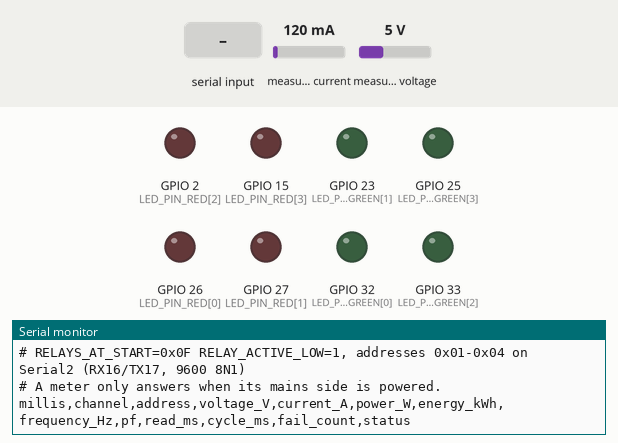
This sketch was run on a simulated ESP32. Parts: output pins drawn as LEDs (lit = HIGH), the last lines printed to the serial monitor. Wiring (inferred from the names in the program): MCP23017 port expander at I2C address 0x20. Inputs (shaded band) come from the test bench; at power-on: measured current 120 mA, measured voltage 5 V.

Above: at 1.2 s.
1.3 s: measured current set to 40 mA
At 3.4 s:
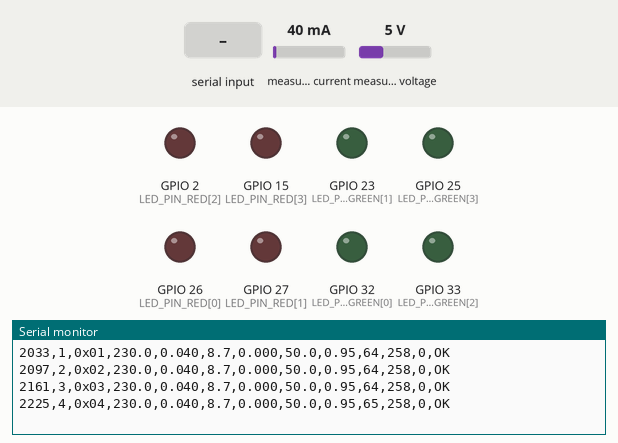
3.7 s: "all off\n" received over Serial
At 4.2 s:
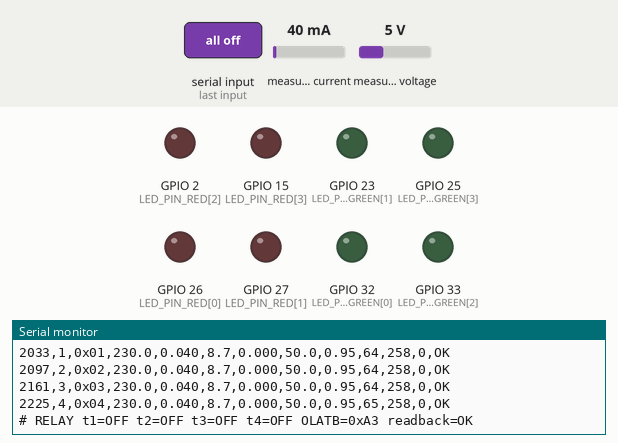
5.2 s: "on\n" received over Serial
At 5.8 s:
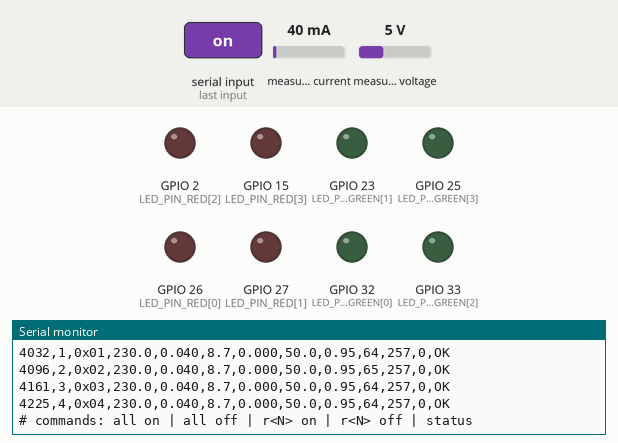
6.7 s: "status\n" received over Serial
At 8.0 s:
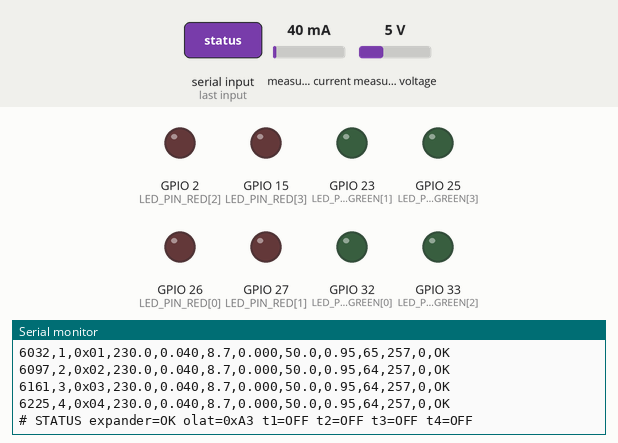
Timing chart, 0 to 9.2 s (numbered marks = the images above; inputs shaded):
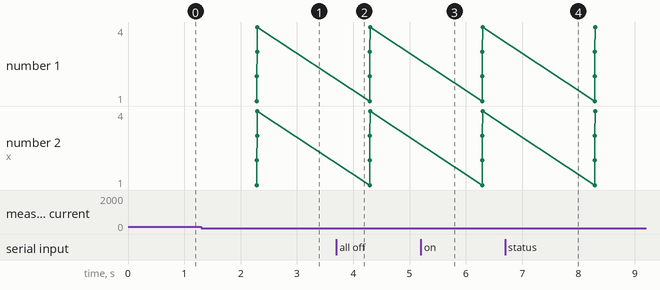

The sketch:

sensor_read.ino
```cpp
/*
 * sensor_read.ino
 * ---------------------------------------------------------------------------
 * Bench sketch: switch the tenant relays ON and read all 4 PZEM-004T meters
 * every 2 s. Results go to the Serial Monitor at 115200 baud.
 *
 * Thesis: IoT-Based Smart Energy Sub-Metering System with Programmable Unit
 *         Allocation for Multi-Tenant Buildings.
 *
 * No Wi-Fi, no web page, no Firebase, no balances. Wi-Fi stays off, which
 * also keeps the ESP32's supply current low.
 *
 * Hardware (docs/hardware_setup/HARDWARE_AND_PINS.md):
 *   Serial2 TX GPIO17 / RX GPIO16 -> all PZEM RX / TX (9600 8N1, 0x01-0x04)
 *   I2C SDA GPIO21 / SCL GPIO22   -> MCP23017 at 0x20
 *   MCP23017 GPB0, GPB1, GPB5, GPB7 -> relay IN1..IN4 (tenant 1..4)
 *   Relay inputs are active-LOW: a LOW input energises the relay and
 *   connects the tenant's load.
 *
 * Start-up order: relays forced OFF (safe init), then the relays in
 * RELAYS_AT_START are switched ON, then polling starts 2 s after boot.
 *
 * CSV output, same columns as the Test 1 sketch (pzem_multi_response), so
 * the log can go through tests/analysis:
 *   millis,channel,address,voltage_V,current_A,power_W,energy_kWh,
 *   frequency_Hz,pf,read_ms,cycle_ms,fail_count,status
 * Lines starting with '#' are comments (relay changes, summaries).
 *
 * Serial commands (type in the Serial Monitor, Enter to send):
 *   all on | all off     all 4 relays
 *   r<N> on | r<N> off   one relay, e.g. r2 off
 *   status               relay states and expander state
 * ---------------------------------------------------------------------------
 */

#include <Wire.h>
#include <PZEM004Tv30.h>

// ============================ USER SETTINGS ================================

// Relays switched ON at start-up. Bit 0 = tenant 1 ... bit 3 = tenant 4.
// 0x0F = all 4 tenants connected. 0x00 = all disconnected.
#define RELAYS_AT_START   0x0F

// Relay module input polarity. true = input LOW energises the relay.
#define RELAY_ACTIVE_LOW  true

// PZEM bus (Serial2).
#define PZEM_RX_PIN       16      // ESP32 RX <- PZEM TX
#define PZEM_TX_PIN       17      // ESP32 TX -> PZEM RX

// MCP23017.
#define I2C_SDA_PIN       21
#define I2C_SCL_PIN       22
#define I2C_FREQ_HZ       100000UL   // 100 kHz: more forgiving of weak pull-ups
#define I2C_TIMEOUT_MS    20
#define MCP_ADDR          0x20

// Timing.
#define POLL_INTERVAL_MS  2000UL     // one full poll of 4 meters every 2 s
#define I2C_RETRY_MS      1000UL     // retry a missing expander every 1 s
#define SUMMARY_EVERY     30         // '#' summary every 30 polls (1 min)

#define MONITOR_BAUD      115200
#define NUM_CHANNELS      4

// Status LED pins, only so the LEDs are held OFF (no floating pins).
const uint8_t LED_PIN_GREEN[NUM_CHANNELS] = {32, 23, 33, 25};
const uint8_t LED_PIN_RED[NUM_CHANNELS]   = {26, 27,  2, 15};

// ===========================================================================


// MCP23017 registers (IOCON.BANK = 0). Relays on port B, port A unused.
#define REG_IODIRA    0x00
#define REG_IODIRB    0x01
#define REG_GPINTENB  0x05   // IOCON when BANK = 1, see safeInit()
#define REG_IOCON     0x0A
#define REG_OLATB     0x15
#define IOCON_VALUE   0x20   // BANK = 0, SEQOP = 1
#define IODIRA_VALUE  0xFF   // port A all inputs (unused)
#define IODIRB_VALUE  0x5C   // GPB0, GPB1, GPB5, GPB7 outputs; the rest inputs

const uint8_t RELAY_BIT[NUM_CHANNELS] = {0, 1, 5, 7};   // tenant 1..4 = GPB0, GPB1, GPB5, GPB7
const uint8_t PZEM_ADDRESS[NUM_CHANNELS] = {0x01, 0x02, 0x03, 0x04};

PZEM004Tv30 pzem[NUM_CHANNELS] = {
  PZEM004Tv30(Serial2, PZEM_RX_PIN, PZEM_TX_PIN, 0x01),
  PZEM004Tv30(Serial2, PZEM_RX_PIN, PZEM_TX_PIN, 0x02),
  PZEM004Tv30(Serial2, PZEM_RX_PIN, PZEM_TX_PIN, 0x03),
  PZEM004Tv30(Serial2, PZEM_RX_PIN, PZEM_TX_PIN, 0x04)
};

// Readings.
float Voltage[NUM_CHANNELS], Current[NUM_CHANNELS], Power[NUM_CHANNELS];
float Energy[NUM_CHANNELS], Frequency[NUM_CHANNELS], PF[NUM_CHANNELS];
bool  Responded[NUM_CHANNELS];
unsigned long Read_Start[NUM_CHANNELS], Read_Ms[NUM_CHANNELS];
unsigned long Poll_Count[NUM_CHANNELS], Fail_Count[NUM_CHANNELS];

// Relays.
bool Relay_Status[NUM_CHANNELS];     // true = ON (load connected), as the chip accepted
uint8_t relayWanted = RELAYS_AT_START;
uint8_t olatShadow = 0;              // what OLATB holds; written only by outputsWrite()
bool busOk = false;
uint8_t lastWireErr = 0;

unsigned long lastPoll = 0, lastI2cRetry = 0, totalCycles = 0;

char lineBuf[32];
uint8_t lineLen = 0;


// ---------------------------------------------------------------------------
// MCP23017 and relays (same safe-init order as the Test 3 precursor sketch)
// ---------------------------------------------------------------------------
bool mcpWriteReg(uint8_t reg, uint8_t value) {
  Wire.beginTransmission(MCP_ADDR);
  Wire.write(reg);
  Wire.write(value);
  lastWireErr = Wire.endTransmission();
  return lastWireErr == 0;
}

bool mcpReadReg(uint8_t reg, uint8_t &value) {
  Wire.beginTransmission(MCP_ADDR);
  Wire.write(reg);
  lastWireErr = Wire.endTransmission(false);
  if (lastWireErr != 0) return false;
  if (Wire.requestFrom((uint16_t)MCP_ADDR, (size_t)1, true) != 1) {
    lastWireErr = 6;
    return false;
  }
  value = Wire.read();
  return true;
}

// The only function that writes OLATB. The shadow changes only on an ACK.
bool outputsWrite(uint8_t value) {
  if (!mcpWriteReg(REG_OLATB, value)) return false;
  olatShadow = value;
  return true;
}

// Logical ON (load connected) -> latch level. Active-LOW: ON = LOW.
bool relayBitHigh(bool on) {
  return RELAY_ACTIVE_LOW ? !on : on;
}

// Latch byte for a set of relays: bit ch of mask = tenant ch+1 ON.
uint8_t latchFor(uint8_t mask) {
  uint8_t v = 0;                     // unused bits LOW
  for (uint8_t ch = 0; ch < NUM_CHANNELS; ch++) {
    if (relayBitHigh(mask & (1 << ch))) v |= (1 << RELAY_BIT[ch]);
  }
  return v;
}

// Force BANK = 0, IOCON, OLATB = all OFF, read back, only then IODIRB
// (pins become outputs already holding OFF, so no relay pulses at boot).
bool safeInit() {
  busOk = false;
  for (uint8_t ch = 0; ch < NUM_CHANNELS; ch++) Relay_Status[ch] = false;
  uint8_t rb = 0;
  if (!mcpWriteReg(REG_GPINTENB, 0x00) || !mcpWriteReg(REG_IOCON, IOCON_VALUE) ||
      !mcpWriteReg(REG_IODIRA, IODIRA_VALUE) ||
      !outputsWrite(latchFor(0)) || !mcpReadReg(REG_OLATB, rb) || rb != latchFor(0) ||
      !mcpWriteReg(REG_IODIRB, IODIRB_VALUE)) {
    Serial.printf("# RELAY expander not answering at 0x%02X (wire_err %u). Meters are still read; retrying every 1 s.\n",
                  MCP_ADDR, lastWireErr);
    return false;
  }
  busOk = true;
  Serial.println("# RELAY safe init OK, all relays OFF");
  return true;
}

// Write the wanted relay states in one latch write and read them back.
void applyRelays() {
  if (!busOk) return;
  uint8_t next = latchFor(relayWanted);
  uint8_t rb = 0;
  if (!outputsWrite(next) || !mcpReadReg(REG_OLATB, rb)) {
    busOk = false;
    lastI2cRetry = millis();
    Serial.printf("# RELAY write FAIL (wire_err %u), expander lost\n", lastWireErr);
    return;
  }
  Serial.print("# RELAY");
  for (uint8_t ch = 0; ch < NUM_CHANNELS; ch++) {
    Relay_Status[ch] = relayWanted & (1 << ch);
    Serial.printf(" t%u=%s", ch + 1, Relay_Status[ch] ? "ON" : "OFF");
  }
  Serial.printf(" OLATB=0x%02X readback=%s\n", next, rb == next ? "OK" : "MISMATCH");
}

void startI2C() {
  Wire.begin(I2C_SDA_PIN, I2C_SCL_PIN, I2C_FREQ_HZ);
  Wire.setTimeOut(I2C_TIMEOUT_MS);
}

// Expander missing: try again every I2C_RETRY_MS, quietly.
void i2cRecover(unsigned long now) {
  if (busOk || now - lastI2cRetry < I2C_RETRY_MS) return;
  lastI2cRetry = now;
  Wire.end();
  startI2C();
  Wire.beginTransmission(MCP_ADDR);
  if (Wire.endTransmission() == 0 && safeInit()) {
    applyRelays();
  }
}


// ---------------------------------------------------------------------------
// Meters (same read code as the Test 1 sketch)
// ---------------------------------------------------------------------------

// Voltage first. On NAN the module did not answer and the other getters are
// skipped, because each would wait out its own timeout again.
void readChannel(uint8_t ch) {
  Read_Start[ch] = millis();
  Poll_Count[ch]++;
  Voltage[ch] = pzem[ch].voltage();
  if (isnan(Voltage[ch])) {
    Responded[ch] = false;
    Fail_Count[ch]++;
  } else {
    Responded[ch] = true;
    Current[ch]   = pzem[ch].current();
    Power[ch]     = pzem[ch].power();
    Energy[ch]    = pzem[ch].energy();
    Frequency[ch] = pzem[ch].frequency();
    PF[ch]        = pzem[ch].pf();
  }
  Read_Ms[ch] = millis() - Read_Start[ch];
}

// One CSV row, Test 1 columns. Empty measurement fields on NO_RESPONSE.
void printRow(uint8_t ch, unsigned long cycleMs) {
  Serial.printf("%lu,%u,0x%02X,", Read_Start[ch], ch + 1, PZEM_ADDRESS[ch]);
  if (Responded[ch]) {
    Serial.printf("%.1f,%.3f,%.1f,%.3f,%.1f,%.2f,", Voltage[ch], Current[ch],
                  Power[ch], Energy[ch], Frequency[ch], PF[ch]);
  } else {
    Serial.print(",,,,,,");
  }
  Serial.printf("%lu,%lu,%lu,%s\n", Read_Ms[ch], cycleMs, Fail_Count[ch],
                Responded[ch] ? "OK" : "NO_RESPONSE");
}

void printSummary() {
  Serial.printf("# SUMMARY after %lu polls\n", totalCycles);
  for (uint8_t ch = 0; ch < NUM_CHANNELS; ch++) {
    unsigned long ok = Poll_Count[ch] - Fail_Count[ch];
    float rate = Poll_Count[ch] ? 100.0f * ok / Poll_Count[ch] : 0.0f;
    Serial.printf("#   tenant %u (0x%02X): polls=%lu fails=%lu success=%.2f%% relay=%s\n",
                  ch + 1, PZEM_ADDRESS[ch], Poll_Count[ch], Fail_Count[ch], rate,
                  Relay_Status[ch] ? "ON" : "OFF");
  }
}


// ---------------------------------------------------------------------------
// Serial commands (non-blocking line reader)
// ---------------------------------------------------------------------------
void handleCommand(const char *line) {
  int n;
  char word[8];
  if (!strcmp(line, "all on")) {
    relayWanted = 0x0F;
  } else if (!strcmp(line, "all off")) {
    relayWanted = 0x00;
  } else if (sscanf(line, "r%d %7s", &n, word) == 2 && n >= 1 && n <= NUM_CHANNELS &&
             (!strcmp(word, "on") || !strcmp(word, "off"))) {
    if (!strcmp(word, "on")) relayWanted |= (1 << (n - 1));
    else                     relayWanted &= ~(1 << (n - 1));
  } else if (!strcmp(line, "status")) {
    Serial.printf("# STATUS expander=%s olat=0x%02X", busOk ? "OK" : "DOWN", olatShadow);
    for (uint8_t ch = 0; ch < NUM_CHANNELS; ch++) {
      Serial.printf(" t%u=%s", ch + 1, Relay_Status[ch] ? "ON" : "OFF");
    }
    Serial.println();
    return;
  } else {
    Serial.println("# commands: all on | all off | r<N> on | r<N> off | status");
    return;
  }
  if (busOk) applyRelays();
  else       Serial.println("# expander down: relay change saved, applied when it answers");
}

void pollSerial() {
  while (Serial.available()) {
    char c = Serial.read();
    if (c == '\r' || c == '\n') {
      if (lineLen > 0) {
        lineBuf[lineLen] = '\0';
        handleCommand(lineBuf);
        lineLen = 0;
      }
    } else if (lineLen < sizeof(lineBuf) - 1) {
      lineBuf[lineLen++] = tolower(c);
    }
  }
}


// ---------------------------------------------------------------------------
// setup / loop
// ---------------------------------------------------------------------------
void setup() {
  for (uint8_t ch = 0; ch < NUM_CHANNELS; ch++) {   // status LEDs off
    pinMode(LED_PIN_GREEN[ch], OUTPUT);
    pinMode(LED_PIN_RED[ch], OUTPUT);
    digitalWrite(LED_PIN_GREEN[ch], LOW);
    digitalWrite(LED_PIN_RED[ch], LOW);
  }

  Serial.begin(MONITOR_BAUD);
  startI2C();
  if (safeInit()) {                  // relays OFF first, then the start set ON
    applyRelays();
  }
  lastI2cRetry = millis();

  Serial.println("# sensor_read.ino: relays ON, 4 PZEMs polled every 2 s (no Wi-Fi)");
  Serial.printf("# RELAYS_AT_START=0x%02X RELAY_ACTIVE_LOW=%d, addresses 0x01-0x04 on Serial2 (RX16/TX17, 9600 8N1)\n",
                RELAYS_AT_START, RELAY_ACTIVE_LOW);
  Serial.println("# A meter only answers when its mains side is powered.");
  Serial.println("millis,channel,address,voltage_V,current_A,power_W,energy_kWh,"
                 "frequency_Hz,pf,read_ms,cycle_ms,fail_count,status");

  // First poll after one full interval: the PZEM library returns cached
  // zeros (not a real reading) if called in the first 200 ms after boot.
  lastPoll = millis();
}

void loop() {
  unsigned long now = millis();
  pollSerial();
  i2cRecover(now);

  if (now - lastPoll >= POLL_INTERVAL_MS) {
    lastPoll = now;
    unsigned long cycleStart = millis();
    for (uint8_t ch = 0; ch < NUM_CHANNELS; ch++) readChannel(ch);
    unsigned long cycleMs = millis() - cycleStart;
    for (uint8_t ch = 0; ch < NUM_CHANNELS; ch++) printRow(ch, cycleMs);

    totalCycles++;
    if (totalCycles % SUMMARY_EVERY == 0) printSummary();
  }
}
```

Measured:
- after the input at 1.3 s, the serial monitor: prints a new line after 0.99 s (image 1)
- after the input at 3.7 s, the serial monitor: prints a new line at once (image 2)
- after the input at 5.2 s, the serial monitor: prints a new line at once (image 3)
- after the input at 6.7 s, the serial monitor: prints a new line at once (image 4)
